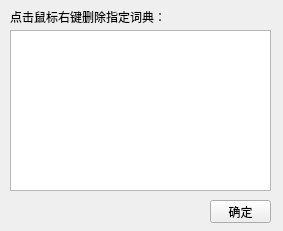
<?xml version="1.0" encoding="UTF-8"?>
<ui version="4.0">
 <class>DeleteDictDialog</class>
 <widget class="QDialog" name="DeleteDictDialog">
  <property name="geometry">
   <rect>
    <x>0</x>
    <y>0</y>
    <width>283</width>
    <height>231</height>
   </rect>
  </property>
  <property name="windowTitle">
   <string>删除词典</string>
  </property>
  <property name="windowIcon">
   <iconset resource="rc.qrc">
    <normaloff>:/new/prefix1/rc/Minus.ico</normaloff>:/new/prefix1/rc/Minus.ico</iconset>
  </property>
  <widget class="QTableWidget" name="DictTableWidget">
   <property name="geometry">
    <rect>
     <x>10</x>
     <y>30</y>
     <width>261</width>
     <height>161</height>
    </rect>
   </property>
   <property name="focusPolicy">
    <enum>Qt::NoFocus</enum>
   </property>
   <property name="contextMenuPolicy">
    <enum>Qt::CustomContextMenu</enum>
   </property>
   <property name="editTriggers">
    <set>QAbstractItemView::NoEditTriggers</set>
   </property>
   <property name="alternatingRowColors">
    <bool>true</bool>
   </property>
   <property name="selectionBehavior">
    <enum>QAbstractItemView::SelectRows</enum>
   </property>
   <attribute name="horizontalHeaderCascadingSectionResizes">
    <bool>true</bool>
   </attribute>
   <attribute name="horizontalHeaderShowSortIndicator" stdset="0">
    <bool>false</bool>
   </attribute>
   <attribute name="horizontalHeaderStretchLastSection">
    <bool>true</bool>
   </attribute>
  </widget>
  <widget class="QLabel" name="InfoLabel">
   <property name="geometry">
    <rect>
     <x>10</x>
     <y>9</y>
     <width>161</width>
     <height>16</height>
    </rect>
   </property>
   <property name="text">
    <string>点击鼠标右键删除指定词典：</string>
   </property>
  </widget>
  <widget class="QPushButton" name="AcceptButton">
   <property name="geometry">
    <rect>
     <x>210</x>
     <y>200</y>
     <width>61</width>
     <height>23</height>
    </rect>
   </property>
   <property name="focusPolicy">
    <enum>Qt::NoFocus</enum>
   </property>
   <property name="text">
    <string>确定</string>
   </property>
   <property name="icon">
    <iconset resource="rc.qrc">
     <normaloff>:/new/prefix1/rc/Ok (2).ico</normaloff>:/new/prefix1/rc/Ok (2).ico</iconset>
   </property>
  </widget>
  <action name="action_Delete">
   <property name="icon">
    <iconset resource="rc.qrc">
     <normaloff>:/new/prefix1/rc/Minus.ico</normaloff>:/new/prefix1/rc/Minus.ico</iconset>
   </property>
   <property name="text">
    <string>删除</string>
   </property>
   <property name="toolTip">
    <string>删除一个词典</string>
   </property>
  </action>
 </widget>
 <resources>
  <include location="rc.qrc"/>
 </resources>
 <connections/>
</ui>
